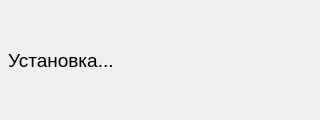
<?xml version="1.0" encoding="UTF-8"?>
<ui version="4.0">
 <class>Progress</class>
 <widget class="QDialog" name="Progress">
  <property name="geometry">
   <rect>
    <x>0</x>
    <y>0</y>
    <width>320</width>
    <height>120</height>
   </rect>
  </property>
  <property name="windowTitle">
   <string>Установка</string>
  </property>
  <widget class="QLabel" name="installation">
   <property name="geometry">
    <rect>
     <x>8</x>
     <y>5</y>
     <width>301</width>
     <height>111</height>
    </rect>
   </property>
   <property name="font">
    <font>
     <pointsize>14</pointsize>
    </font>
   </property>
   <property name="text">
    <string>Установка...</string>
   </property>
  </widget>
 </widget>
 <resources/>
 <connections/>
</ui>
